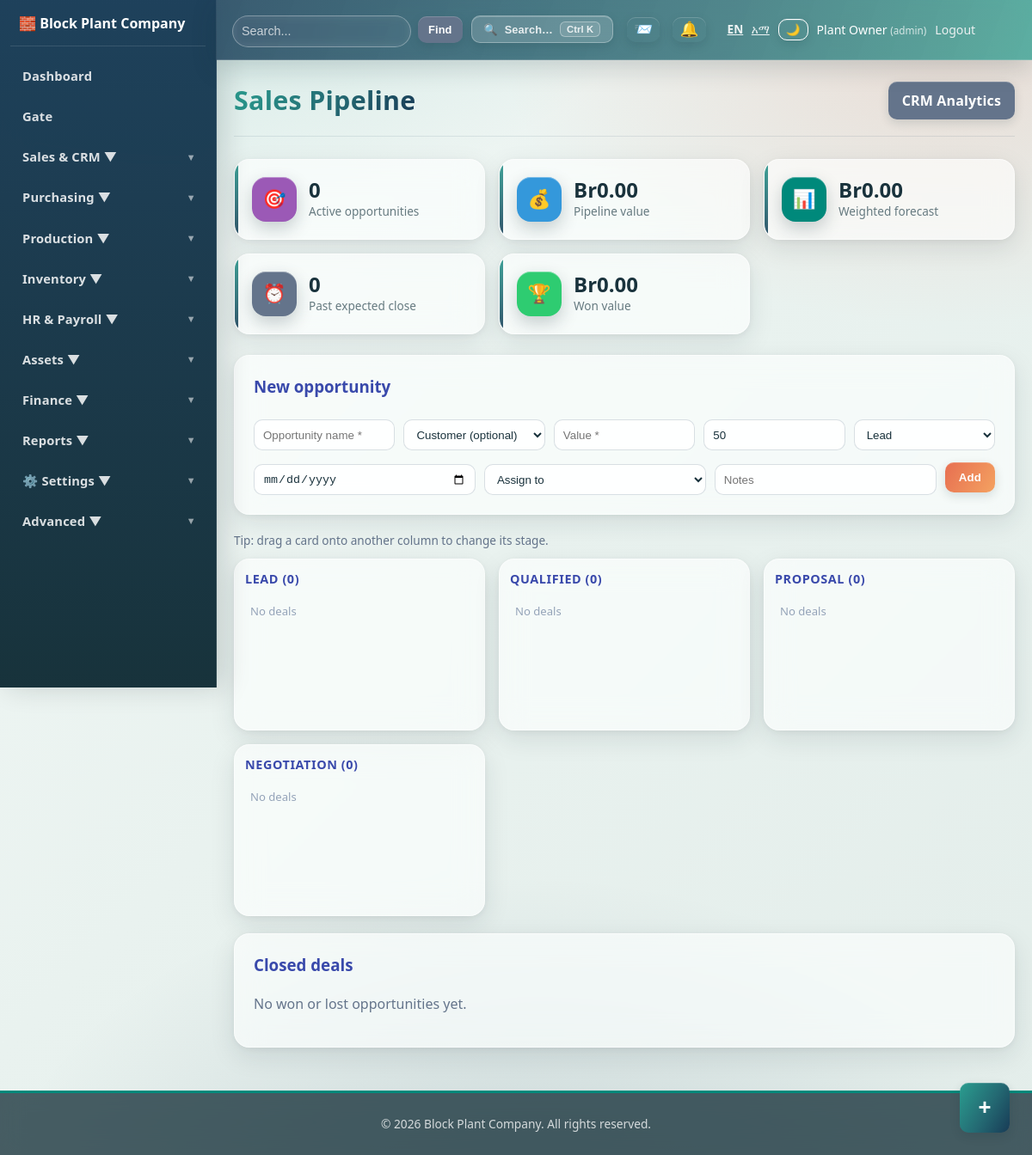
Screenshot of /crm/pipeline.php (signed in) with the database file from the repository.
### tables this page shows
CREATE TABLE company_settings(id INT AUTO_INCREMENT PRIMARY KEY,company_name VARCHAR(200) NOT NULL,company_name_am VARCHAR(200) NULL,tagline VARCHAR(255) NULL,tagline_am VARCHAR(255) NULL,address TEXT,phone VARCHAR(50),email VARCHAR(100),tax_id VARCHAR(50),logo_path VARCHAR(255),currency VARCHAR(10) DEFAULT 'ETB',currency_symbol VARCHAR(10) DEFAULT 'Br',date_format VARCHAR(20) DEFAULT 'Y-m-d',timezone VARCHAR(50) DEFAULT 'Africa/Addis_Ababa',locale_default VARCHAR(10) DEFAULT 'en',primary_color VARCHAR(20) DEFAULT '#3949ab',secondary_color VARCHAR(20) DEFAULT '#00897b',default_commission_rate DECIMAL(5,2) DEFAULT 5.00,updated_at TIMESTAMP DEFAULT CURRENT_TIMESTAMP ON UPDATE CURRENT_TIMESTAMP);

CREATE TABLE users(id INT AUTO_INCREMENT PRIMARY KEY,name VARCHAR(100) NOT NULL,username VARCHAR(50) UNIQUE NOT NULL,password VARCHAR(255) NOT NULL,role VARCHAR(30) DEFAULT 'admin',department VARCHAR(30) NULL,department_role ENUM('manager','user') NULL,status TINYINT DEFAULT 1,created_at TIMESTAMP DEFAULT CURRENT_TIMESTAMP);

### config/helpers.php (called while the page is built, shortened)
<?php
function e($string) {
    return htmlspecialchars($string, ENT_QUOTES, 'UTF-8');
}
function money($amount) {
    return number_format($amount, 2);
}
function ensure_department_access_schema() {
    static $checked = false;
    if ($checked) {
        return;
    }
    $checked = true;
}
function has_permission($module, $action = 'view') {
    $allowed = ['view' => 'can_view', 'create' => 'can_create', 'edit' => 'can_edit', 'delete' => 'can_delete', 'approve' => 'can_approve'];
    global $pdo;
    try {
        $userStmt = $pdo->prepare("SELECT role, department, department_role FROM users WHERE id = ? AND status = 1");
        $userStmt->execute([$_SESSION['user_id']]);
        $user = $userStmt->fetch();
        $userRole = strtolower(trim((string) $user['role']));
        if (in_array($userRole, ['admin', 'administrator'], true)) {
            return true;
        }
        $col = $allowed[$action];
        $stmt = $pdo->prepare("SELECT {$col} FROM user_permissions WHERE user_id = ? AND module = ?");
        $stmt->execute([$_SESSION['user_id'], $module]);
        $row = $stmt->fetch();
        return $row && (int) $row[$col] === 1;
    } catch (PDOException $e) {
        return false;
    }
}
function currency_symbol() {
    $c = company_settings();
    return $c['currency_symbol'] ?? '$';
}
function company_settings($reload = false) {
    static $cached = null;
    global $pdo;
    if ($cached !== null) {
        return $cached;
    }
    try {
        $cached = $pdo->query("SELECT * FROM company_settings LIMIT 1")->fetch() ?: [];
    } catch (PDOException $e) {
        $cached = [];
    }
    return $cached;
}
function app_lang() {
    $c = company_settings();
    $def = $c['locale_default'] ?? 'en';
    return in_array($def, ['en', 'am'], true) ? $def : 'en';
}
function t($key) {
    static $dict;
    if ($dict === null) {
        $dict = require __DIR__ . '/lang.php';
    }
    $lang = app_lang();
    return $dict[$lang][$key] ?? $dict['en'][$key] ?? $key;
}
function company_display_name() {
    $c = company_settings();
    return $c['company_name'] ?? 'Block Plant ERP';
}
function brand_colors() {
    $c = company_settings();
    return [
        'primary' => $c['primary_color'] ?? '#3949ab',
        'secondary' => $c['secondary_color'] ?? '#00897b',
    ];
}
?>

### crm/pipeline.php (the view, shortened to what this page needs)
<?php
require_once "../config/database.php";
require_once "../config/helpers.php";
$stages = ['lead', 'qualified', 'proposal', 'negotiation', 'won', 'lost'];
$openStages = ['lead', 'qualified', 'proposal', 'negotiation'];
$rows = $pdo->query("
    SELECT sp.*, c.name AS customer_name, u.name AS assigned_name
    FROM sales_pipeline sp
    LEFT JOIN customers c ON sp.customer_id = c.id
    LEFT JOIN users u ON sp.assigned_to = u.id
    WHERE sp.status = 'active'
    ORDER BY sp.expected_close_date IS NULL, sp.expected_close_date ASC
")->fetchAll();
$closed = $pdo->query("
    SELECT sp.*, c.name AS customer_name, u.name AS assigned_name
    FROM sales_pipeline sp
    LEFT JOIN customers c ON sp.customer_id = c.id
    LEFT JOIN users u ON sp.assigned_to = u.id
    WHERE sp.status = 'closed'
    ORDER BY sp.id DESC
    LIMIT 100
")->fetchAll();
$byStage = array_fill_keys($stages, []);
$totalValue = array_sum(array_column($rows, 'estimated_value'));
$weighted = 0;
$overdueCount = 0;
$wonValue = 0;
require_once "../partials/header.php";
?>
<div class="page-header">
    <h1>Sales Pipeline</h1>
    <div class="header-actions">
        <a href="../customers/analytics.php" class="btn btn-secondary">CRM Analytics</a>
    </div>
</div>
<div class="stats-grid">
    <div class="stat-card">
        <div class="stat-icon" style="background:#9b59b6;">🎯</div>
        <div><div class="stat-value"><?= count($rows) ?></div><div class="stat-label">Active opportunities</div></div>
    </div>
    <div class="stat-card">
        <div class="stat-icon" style="background:#3498db;">💰</div>
        <div><div class="stat-value"><?= currency_symbol() . money($totalValue) ?></div><div class="stat-label">Pipeline value</div></div>
    </div>
    <div class="stat-card">
        <div class="stat-icon" style="background:#00897b;">📊</div>
        <div><div class="stat-value"><?= currency_symbol() . money($weighted) ?></div><div class="stat-label">Weighted forecast</div></div>
    </div>
    <div class="stat-card">
        <div class="stat-icon" style="background:<?= $overdueCount ? '#dc3545' : '#64748b' ?>;">⏰</div>
        <div><div class="stat-value"><?= (int) $overdueCount ?></div><div class="stat-label">Past expected close</div></div>
    </div>
    <div class="stat-card">
        <div class="stat-icon" style="background:#2ecc71;">🏆</div>
        <div><div class="stat-value"><?= currency_symbol() . money($wonValue) ?></div><div class="stat-label">Won value</div></div>
    </div>
</div>
<?php if (has_permission('crm', 'create')): ?>
<div class="panel">
    <h3>New opportunity</h3>
    <form method="post" class="filter-form">
        <input type="text" name="opportunity_name" placeholder="Opportunity name *" required>
        <select name="customer_id">
            <option value="">Customer (optional)</option>
        </select>
        <input type="number" step="0.01" name="estimated_value" placeholder="Value *" required>
        <input type="number" name="probability" min="0" max="100" value="50" placeholder="Probability %">
        <select name="stage">
            <?php foreach ($openStages as $s): ?>
            <option value="<?= e($s) ?>"><?= ucfirst($s) ?></option>
            <?php endforeach; ?>
        </select>
        <input type="date" name="expected_close_date">
        <select name="assigned_to">
            <option value="">Assign to</option>
        </select>
        <input type="text" name="notes" placeholder="Notes">
        <button type="submit" class="btn btn-accent">Add</button>
    </form>
</div>
<?php endif; ?>
<?php if (has_permission('crm', 'edit')): ?>
<p style="color:#64748b;font-size:.85rem;margin:0 0 10px;">Tip: drag a card onto another column to change its stage.</p>
<?php endif; ?>
<div class="pipeline-board">
    <?php foreach ($openStages as $stage):
        $items = $byStage[$stage];
    ?>
    <div class="pipeline-column" data-stage="<?= e($stage) ?>">
        <h4><?= ucfirst($stage) ?> (<span class="stage-count"><?= count($items) ?></span>)</h4>
        <?php if (!$items): ?><div class="pipeline-empty" style="color:#94a3b8;font-size:.82rem;padding:6px;">No deals</div><?php endif; ?>
    </div>
    <?php endforeach; ?>
</div>
<div class="panel" style="margin-top:20px;">
    <h3>Closed deals <?php if ($closed): ?><span class="badge badge-muted"><?= count($closed) ?></span><?php endif; ?></h3>
    <?php if (!$closed): ?>
    <p style="color:#64748b;">No won or lost opportunities yet.</p>
    <?php endif; ?>
</div>
<?php require_once "../partials/footer.php"; ?>

### partials/header.php (shortened to what this page needs)
<?php
require_once __DIR__ . "/../config/database.php";
require_once __DIR__ . "/../config/helpers.php";
$stmt = $pdo->prepare("SELECT name, role FROM users WHERE id = ?");
$stmt->execute([$_SESSION["user_id"]]);
$user = $stmt->fetch();
$brand = brand_colors();
$htmlLang = app_lang() === 'am' ? 'am' : 'en';
$_navIsAdmin = in_array(strtolower(trim((string)($user['role'] ?? ''))), ['admin', 'administrator'], true);
?>
<!doctype html>
<html lang="<?= $htmlLang ?>">
<head>
    <link rel="stylesheet" href="/block_plant/assets/css/style.css">
    <link rel="stylesheet" href="/block_plant/assets/css/advanced.css?v=<?= filemtime(__DIR__ . '/../assets/css/advanced.css') ?>">
    <link rel="stylesheet" href="/block_plant/assets/css/dark-mode.css">
    <link rel="stylesheet" href="/block_plant/assets/css/glass.css?v=<?= filemtime(__DIR__ . '/../assets/css/glass.css') ?>">
    <link rel="stylesheet" href="/block_plant/assets/css/mobile.css?v=<?= filemtime(__DIR__ . '/../assets/css/mobile.css') ?>">
</head>
<body class="theme-advanced">
    <div class="topbar">
        <div class="user-info">
            <form action="/block_plant/dashboard/search.php" method="get" style="display:flex;align-items:center;gap:8px;">
                <input type="text" name="q" placeholder="<?= e(t('search_placeholder')) ?>" style="min-width:220px; padding:8px 10px; border-radius:6px; border:1px solid rgba(255,255,255,0.3); background:rgba(255,255,255,0.12); color:white;">
                <button type="submit" class="btn btn-secondary" style="padding:8px 12px; font-size:0.8rem;"><?= t('find') ?></button>
            </form>
            <button id="cmdkOpen" title="<?= e(t('search_everything')) ?>" style="background:rgba(255,255,255,0.16);border:1px solid rgba(255,255,255,0.30);color:#fff;border-radius:999px;cursor:pointer;padding:6px 14px;font-size:0.8rem;display:flex;align-items:center;gap:8px;margin-right:6px;">
                <span>🔍</span><span style="opacity:.85;"><?= t('search_all') ?></span><span class="cmdk-kbd" style="border-color:rgba(255,255,255,0.35);color:rgba(255,255,255,0.85);background:rgba(255,255,255,0.12);">Ctrl K</span>
            </button>
            <div class="notification-dropdown" style="position:relative; margin-right: 5px;">
                <button id="sysNotifToggle" style="background:transparent;border:none;color:#fff;cursor:pointer;position:relative;padding:4px 8px;font-size:1.1rem;display:flex;align-items:center;">
                    📨
                </button>
            </div>
            <div class="notification-dropdown" style="position:relative; margin-right: 5px;">
                <button id="notifToggle" style="background:transparent;border:none;color:#fff;cursor:pointer;position:relative;padding:4px 8px;font-size:1.1rem;display:flex;align-items:center;">
                    🔔
                </button>
            </div>
            <span style="opacity:0.9;font-size:0.85rem;margin-left:10px;">
                <a href="?lang=en" style="color:#fff;margin-right:6px;<?= app_lang() === 'en' ? 'font-weight:bold;text-decoration:underline;' : '' ?>">EN</a>
                <a href="?lang=am" style="color:#fff;<?= app_lang() === 'am' ? 'font-weight:bold;text-decoration:underline;' : '' ?>">አማ</a>
            </span>
            <button id="themeToggle" title="<?= t('dark_mode') ?>" style="background:transparent;border:1px solid #fff;color:#fff;border-radius:4px;cursor:pointer;padding:4px 8px;">🌙</button>
            <span><?= htmlspecialchars($user['name']) ?> <small style="opacity:.75">(<?= htmlspecialchars($user['role']) ?>)</small></span>
            <a href="/block_plant/auth/logout.php" style="color: #ecf0f1; text-decoration: none;"><?= t('logout') ?></a>
        </div>
    </div>
    <nav class="navbar" id="appSidebar">
        <div class="sidebar-brand">
            <span>🧱 <?= htmlspecialchars(company_display_name()) ?></span>
        </div>
        <ul>
            <?php if (has_permission('dashboard', 'view')): ?>
            <li><a href="/block_plant/dashboard/index.php"><?= t('dashboard') ?></a></li>
            <?php endif; ?>
            <?php if (has_permission('gate', 'view')): ?>
            <li><a href="/block_plant/gate/index.php"><?= t('gate') ?></a></li>
            <?php endif; ?>
            <?php if (has_permission('sales', 'view') || has_permission('crm', 'view') || has_permission('customers', 'view')): ?>
            <li class="dropdown">
                <a href="#"><?= t('sales_crm') ?> ▼</a>
            </li>
            <?php endif; ?>
            <?php if (has_permission('purchases', 'view') || has_permission('suppliers', 'view')): ?>
            <li class="dropdown">
                <a href="#"><?= t('purchasing') ?> ▼</a>
            </li>
            <?php endif; ?>
            <?php if (has_permission('production', 'view')): ?>
            <li class="dropdown">
                <a href="#"><?= t('production') ?> ▼</a>
            </li>
            <?php endif; ?>
            <?php if (has_permission('inventory', 'view')): ?>
            <li class="dropdown">
                <a href="#"><?= t('inventory') ?> ▼</a>
            </li>
            <?php endif; ?>
            <?php if (has_permission('hr', 'view')): ?>
            <li class="dropdown">
                <a href="/block_plant/hr/index.php"><?= t('hr_payroll') ?> ▼</a>
            </li>
            <?php endif; ?>
            <?php if (has_permission('assets', 'view')): ?>
            <li class="dropdown">
                <a href="#"><?= t('assets') ?> ▼</a>
            </li>
            <?php endif; ?>
            <?php if (has_permission('finance', 'view') || has_permission('expenses', 'view')): ?>
            <li class="dropdown">
                <a href="#"><?= t('finance') ?> ▼</a>
            </li>
            <?php endif; ?>
            <?php if (has_permission('reports', 'view')): ?>
            <li class="dropdown">
                <a href="#"><?= t('reports') ?> ▼</a>
            </li>
            <?php endif; ?>
            <li class="dropdown">
                <a href="#">⚙️ <?= t('settings') ?> ▼</a>
            </li>
            <?php if ($_navIsAdmin): ?>
            <li class="dropdown">
                <a href="#"><?= t('advanced') ?> ▼</a>
            </li>
            <?php endif; ?>
        </ul>
    </nav>
    <div class="container">

### partials/footer.php (shortened to what this page needs)
    </div>
    <footer style="background: #2c3e50; color: white; text-align: center; padding: 20px; margin-top: 50px;">
        <?php if (function_exists('company_display_name')): ?>
        <p>&copy; <?= date('Y') ?> <?= htmlspecialchars(company_display_name()) ?>. <?= e(t('all_rights_reserved')) ?></p>
        <?php else: ?>
        <p>&copy; <?= date('Y') ?> Block Plant ERP System. <?= e(t('all_rights_reserved')) ?></p>
        <?php endif; ?>
    </footer>
    <div class="fab-wrap" id="fabWrap">
        <button class="fab-btn" id="fabBtn" title="<?= e(t('quick_actions')) ?>" aria-label="<?= e(t('quick_actions')) ?>">+</button>
    </div>
</body>
</html>

### assets/css/style.css (style rules this page uses)
* { box-sizing:border-box }
body { font-family:Arial;background:#f4f6f9;margin:0;color:#222 }
a.btn,button { background:#1976d2;color:#fff;padding:10px 16px;border:0;border-radius:6px;text-decoration:none;cursor:pointer }
input,select,textarea { width:100%;padding:10px;margin-top:6px;border:1px solid #ddd;border-radius:6px }

### assets/css/dark-mode.css (style rules this page uses)
:root { --bg-dark: #121212; --surface-dark: #1e1e1e; --text-primary-dark: #e0e0e0; --text-secondary-dark: #a0a0a0; --border-dark: #333333; }

### rows the page displays
company_settings: q "Search...", locale_default "Find", locale_default "Search…", locale_default "Logout", company_name "Block Plant Company", locale_default "Dashboard", locale_default "Gate", locale_default "Sales & CRM", locale_default "Purchasing", locale_default "Production", locale_default "Inventory", locale_default "HR & Payroll", locale_default "Assets", locale_default "Finance", locale_default "Reports", locale_default "Settings", locale_default "Advanced", currency_symbol "Br", locale_default "All rights reserved."
users: name "Plant Owner", role "admin"

### other values shown
count($rows) "0"
money($totalValue) "0.00"
money($weighted) "0.00"
$overdueCount "0"
money($wonValue) "0.00"
$stage "LEAD"
count($items) "0"
$stage "QUALIFIED"
$stage "PROPOSAL"
$stage "NEGOTIATION"
form field stage "Lead"
